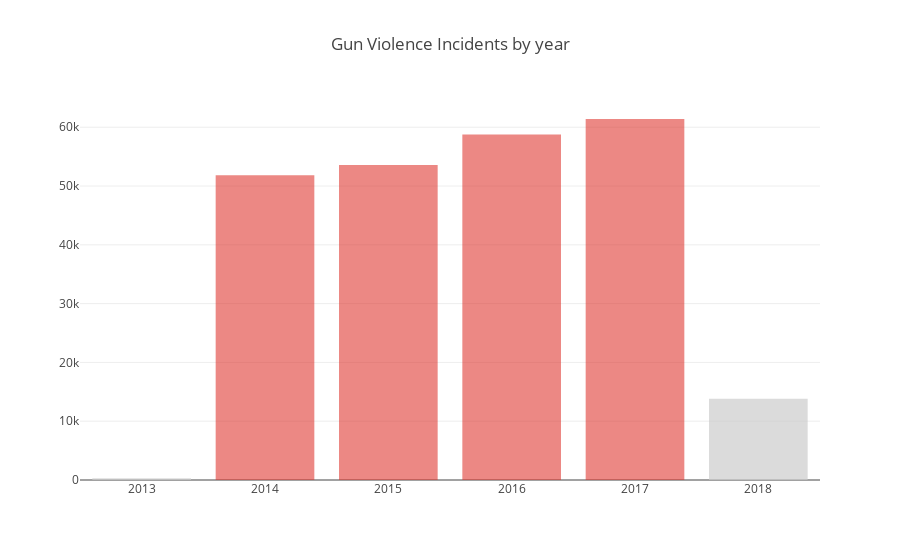

The notebook cell this image was saved under:
### Code cell
x1 = year_stat.index.tolist()
y1 = year_stat.values.tolist()
trace1 = go.Bar(x = x1, y = y1, name = 'year count', opacity = 0.7,
                marker = dict(
                    color = ['rgba(222,45,38,0.8)', 'rgba(222,45,38,0.8)', 'rgba(222,45,38,0.8)',
                             'rgba(222,45,38,0.8)', 'rgba(204,204,204,1)', 'rgba(204,204,204,1)']))
layout = go.Layout(title = 'Gun Violence Incidents by year')
fig = go.Figure(data = [trace1], layout = layout)
init_notebook_mode(connected=True)
iplot(fig)

### Figure 1 — Plotly figure (JSON) as saved in the notebook; plotly's stock layout.template omitted (floating-point values rounded to 4 significant figures)
{"data": [{"marker": {"color": ["rgba(222,45,38,0.8)", "rgba(222,45,38,0.8)", "rgba(222,45,38,0.8)", "rgba(222,45,38,0.8)", "rgba(204,204,204,1)", "rgba(204,204,204,1)"]}, "name": "year count", "opacity": 0.7, "type": "bar", "uid": "0c563ad9-c94c-4186-86f5-33190e04a13a", "x": [2017, 2016, 2015, 2014, 2018, 2013], "y": [61402, 58763, 53579, 51854, 13802, 278]}], "layout": {"title": "Gun Violence Incidents by year"}}
